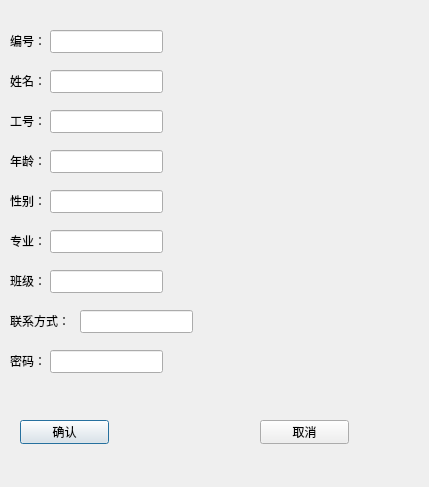
<?xml version="1.0" encoding="UTF-8"?>
<ui version="4.0">
 <class>TeacherDialog</class>
 <widget class="QDialog" name="TeacherDialog">
  <property name="geometry">
   <rect>
    <x>0</x>
    <y>0</y>
    <width>429</width>
    <height>487</height>
   </rect>
  </property>
  <property name="windowTitle">
   <string>Dialog</string>
  </property>
  <widget class="QLabel" name="label">
   <property name="geometry">
    <rect>
     <x>10</x>
     <y>30</y>
     <width>72</width>
     <height>21</height>
    </rect>
   </property>
   <property name="text">
    <string>编号：</string>
   </property>
  </widget>
  <widget class="QLineEdit" name="IndexEdit">
   <property name="geometry">
    <rect>
     <x>50</x>
     <y>30</y>
     <width>113</width>
     <height>23</height>
    </rect>
   </property>
  </widget>
  <widget class="QLabel" name="label_2">
   <property name="geometry">
    <rect>
     <x>10</x>
     <y>70</y>
     <width>72</width>
     <height>21</height>
    </rect>
   </property>
   <property name="text">
    <string>姓名：</string>
   </property>
  </widget>
  <widget class="QLineEdit" name="nameEdit">
   <property name="geometry">
    <rect>
     <x>50</x>
     <y>70</y>
     <width>113</width>
     <height>23</height>
    </rect>
   </property>
  </widget>
  <widget class="QLabel" name="label_3">
   <property name="geometry">
    <rect>
     <x>10</x>
     <y>110</y>
     <width>72</width>
     <height>21</height>
    </rect>
   </property>
   <property name="text">
    <string>工号：</string>
   </property>
  </widget>
  <widget class="QLineEdit" name="numberEdit">
   <property name="geometry">
    <rect>
     <x>50</x>
     <y>110</y>
     <width>113</width>
     <height>23</height>
    </rect>
   </property>
  </widget>
  <widget class="QLabel" name="label_4">
   <property name="geometry">
    <rect>
     <x>10</x>
     <y>150</y>
     <width>72</width>
     <height>21</height>
    </rect>
   </property>
   <property name="text">
    <string>年龄：</string>
   </property>
  </widget>
  <widget class="QLineEdit" name="ageEdit">
   <property name="geometry">
    <rect>
     <x>50</x>
     <y>150</y>
     <width>113</width>
     <height>23</height>
    </rect>
   </property>
  </widget>
  <widget class="QLabel" name="label_5">
   <property name="geometry">
    <rect>
     <x>10</x>
     <y>190</y>
     <width>72</width>
     <height>21</height>
    </rect>
   </property>
   <property name="text">
    <string>性别：</string>
   </property>
  </widget>
  <widget class="QLineEdit" name="sexEdit">
   <property name="geometry">
    <rect>
     <x>50</x>
     <y>190</y>
     <width>113</width>
     <height>23</height>
    </rect>
   </property>
  </widget>
  <widget class="QLabel" name="label_6">
   <property name="geometry">
    <rect>
     <x>10</x>
     <y>230</y>
     <width>72</width>
     <height>21</height>
    </rect>
   </property>
   <property name="text">
    <string>专业：</string>
   </property>
  </widget>
  <widget class="QLineEdit" name="zhuanyeEdit">
   <property name="geometry">
    <rect>
     <x>50</x>
     <y>230</y>
     <width>113</width>
     <height>23</height>
    </rect>
   </property>
  </widget>
  <widget class="QLabel" name="label_7">
   <property name="geometry">
    <rect>
     <x>10</x>
     <y>270</y>
     <width>72</width>
     <height>21</height>
    </rect>
   </property>
   <property name="text">
    <string>班级：</string>
   </property>
  </widget>
  <widget class="QLineEdit" name="banjiEdit">
   <property name="geometry">
    <rect>
     <x>50</x>
     <y>270</y>
     <width>113</width>
     <height>23</height>
    </rect>
   </property>
  </widget>
  <widget class="QLabel" name="label_8">
   <property name="geometry">
    <rect>
     <x>10</x>
     <y>310</y>
     <width>72</width>
     <height>21</height>
    </rect>
   </property>
   <property name="text">
    <string>联系方式：</string>
   </property>
  </widget>
  <widget class="QLineEdit" name="phoneEdit">
   <property name="geometry">
    <rect>
     <x>80</x>
     <y>310</y>
     <width>113</width>
     <height>23</height>
    </rect>
   </property>
  </widget>
  <widget class="QLabel" name="label_9">
   <property name="geometry">
    <rect>
     <x>10</x>
     <y>350</y>
     <width>72</width>
     <height>21</height>
    </rect>
   </property>
   <property name="text">
    <string>密码：</string>
   </property>
  </widget>
  <widget class="QLineEdit" name="pswdEdit">
   <property name="geometry">
    <rect>
     <x>50</x>
     <y>350</y>
     <width>113</width>
     <height>23</height>
    </rect>
   </property>
  </widget>
  <widget class="QPushButton" name="btnOK">
   <property name="geometry">
    <rect>
     <x>20</x>
     <y>420</y>
     <width>89</width>
     <height>24</height>
    </rect>
   </property>
   <property name="text">
    <string>确认</string>
   </property>
  </widget>
  <widget class="QPushButton" name="btnCancel">
   <property name="geometry">
    <rect>
     <x>260</x>
     <y>420</y>
     <width>89</width>
     <height>24</height>
    </rect>
   </property>
   <property name="text">
    <string>取消</string>
   </property>
  </widget>
 </widget>
 <resources/>
 <connections/>
</ui>
